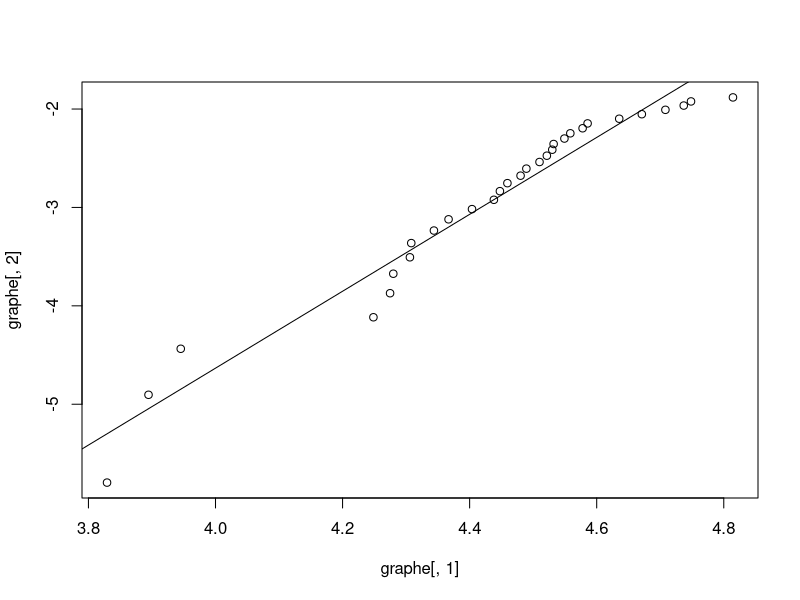

This chart was generated by the following R code:
## Simulation d'une loi de weibull 
## avec observations censurées

beta = 5
eta = 100
n = 100
#Taux de censure
R = 30
taux_censure = R/n
# Choix aléatoire des temps censurés:
repeat{
sigma <- rbinom(n,1,(n-R)/n)
if (sum(sigma)==(n-R))
  break;
}
sim = matrix(0,n,2)
sim[,1] = rweibull(n,beta,eta)
sim[,2] = sigma

## Graphe de probabilite
graphe <- matrix(0,R,2)
simOrdre = sim[order(sim[,1]),]
j=1
for (i in 1:n) {
  if (simOrdre[i,2]==0)  {
    graphe[j,1] = log(simOrdre[i,1])
    Fti = (j-0.3)/(n+0.4)
    graphe[j,2] = log(log(1/(1-Fti))/log(10))
    j = j+1
  }
}
plot(graphe[,2]~graphe[,1])
LM = lm(graphe[,2]~graphe[,1])
abline(LM)
